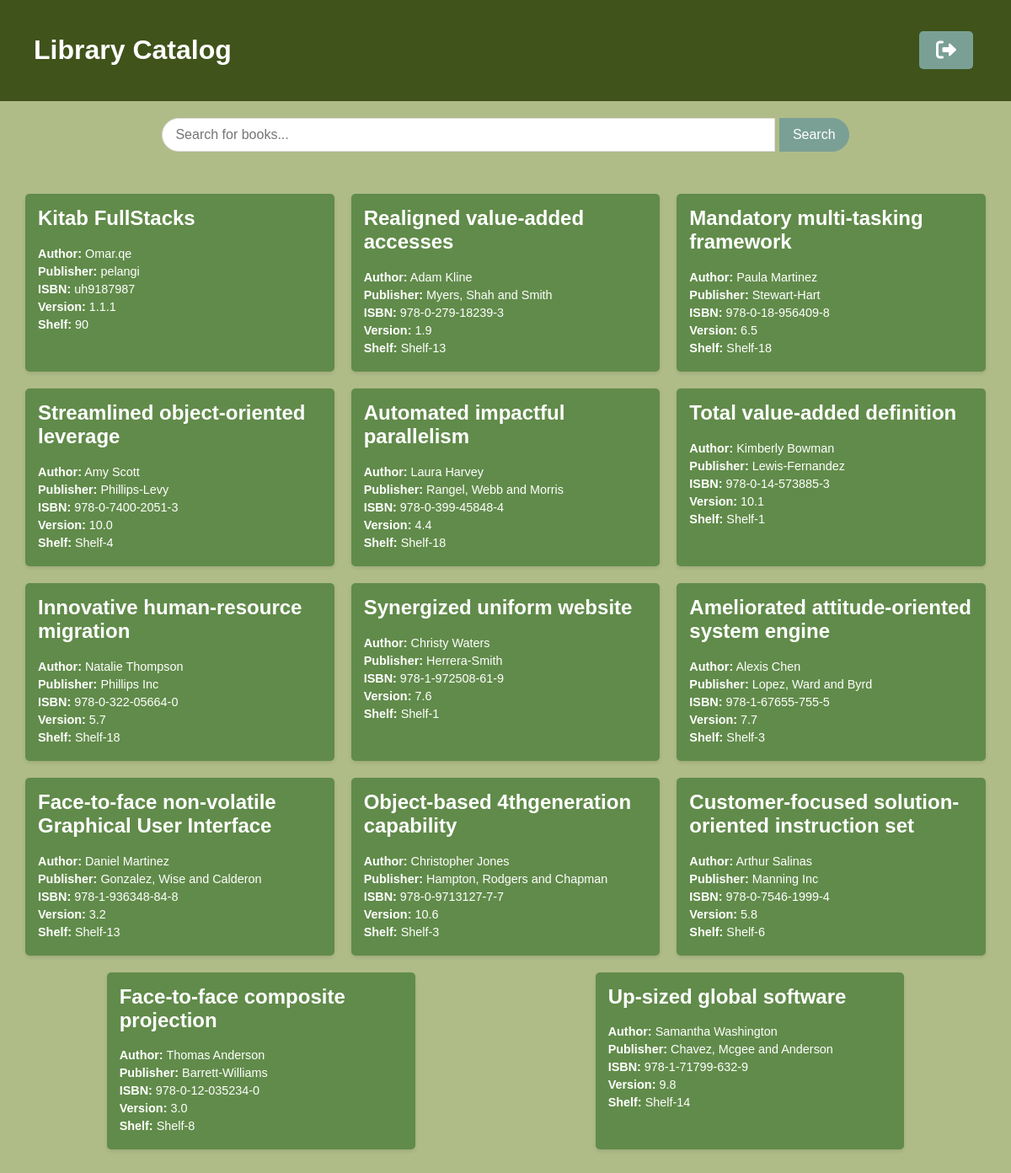
Screenshot of /view_books (signed in) with the database file from the repository.
### models.py (models this page shows)
class Book(db.Model):
    id = db.Column(db.Integer, primary_key=True)
    entry_number = db.Column(db.String(50), unique=True, nullable=False)
    title = db.Column(db.String(150), nullable=False)
    author = db.Column(db.String(100), nullable=False)
    publisher = db.Column(db.String(100), nullable=False)
    isbn = db.Column(db.String(13), unique=True, nullable=False)
    version = db.Column(db.String(50), nullable=False)
    shelf = db.Column(db.String(50), nullable=False)

### app.py (the view)
@app.route('/view_books')
def view_books():
    if not session.get('logged_in') or session.get('role') != 'user':
        flash('You do not have permission to view this page', 'danger')
        return redirect(url_for('login'))
    books = Book.query.all()  # Fetch all books from the database
    return render_template('view.html', books=books)

### templates/view.html (shortened to what this page needs)
<!DOCTYPE html>
<html lang="en">
<head>
    <link rel="stylesheet" href="https://cdnjs.cloudflare.com/ajax/libs/font-awesome/6.0.0-beta3/css/all.min.css">
</head>
<body>
    <div class="header">
        <h1>Library Catalog</h1>
        <a class="logout-btn" href="{{ url_for('logout') }}">
            <i class="fas fa-sign-out-alt"></i>
        </a>
    </div>
    <div class="search-container">
        <form method="POST" action="{{ url_for('search') }}">
            <input type="text" name="query" class="search-input" placeholder="Search for books...">
            <button type="submit" class="search-button">Search</button>
        </form>
    </div>
    <div class="container">
        {% for book in books %}
            <div class="card">
                <h2>{{ book.title }}</h2>
                <p><strong>Author:</strong> {{ book.author }}</p>
                <p><strong>Publisher:</strong> {{ book.publisher }}</p>
                <p><strong>ISBN:</strong> {{ book.isbn }}</p>
                <p><strong>Version:</strong> {{ book.version }}</p>
                <p><strong>Shelf:</strong> {{ book.shelf }}</p>
            </div>
        {% else %}
            <p>No books found.</p>
        {% endfor %}
    </div>
</body>
</html>

### templates/view.html (style rules this page uses)
body { font-family: 'Arial', sans-serif; margin: 0; padding: 0; background-color: #AFBC88; }
.header { padding: 20px 40px 20px 40px; background-color: #40531B; color: #ffffff; text-align: center; display: flex; justify-content: space-between; align-items: center; }
.container { padding: 20px; display: flex; flex-wrap: wrap; justify-content: space-around; }
.card { background: #618b4a; margin: 10px; box-shadow: 0 2px 4px rgba(0, 0, 0, 0.1); width: calc(33.333% - 20px); padding: 15px; box-sizing: border-box; border-radius: 5px; transition: transform 0.3s ease; }
.card h2 { margin-top: 0; color: #ffffff; }
.card p { color: #ffffff; font-size: 0.9em; margin: 5px 0; }
.logout-btn { padding: 10px 20px; background-color: #7aa095; color: white; text-decoration: none; border-radius: 5px; font-weight: bold; transition: background-color 0.3s; }
.search-container { margin: 20px; text-align: center; }
.search-input { padding: 10px 15px; font-size: 16px; border: 1px solid #ddd; border-radius: 20px 0 0 20px; outline: none; width: 60%; }
.search-button { padding: 10px 15px; font-size: 16px; border: 1px solid #7aa095; background-color: #7aa095; color: white; border-radius: 0 20px 20px 0; cursor: pointer; outline: none; transition: background-color 0.3s ease; }
.logout-btn { margin-right: 5px; text-decoration: none; color: inherit; }
.logout-btn i { font-size: 1.5em; }

### rows the page displays
Book: title "Kitab FullStacks", author "Omar.qe", publisher "pelangi", isbn "uh9187987", version "1.1.1", shelf "90"
Book: title "Realigned value-added accesses", author "Adam Kline", publisher "Myers, Shah and Smith", isbn "978-0-279-18239-3", version "1.9", shelf "Shelf-13"
Book: title "Mandatory multi-tasking framework", author "Paula Martinez", publisher "Stewart-Hart", isbn "978-0-18-956409-8", version "6.5", shelf "Shelf-18"
Book: title "Streamlined object-oriented leverage", author "Amy Scott", publisher "Phillips-Levy", isbn "978-0-7400-2051-3", version "10.0", shelf "Shelf-4"
Book: title "Automated impactful parallelism", author "Laura Harvey", publisher "Rangel, Webb and Morris", isbn "978-0-399-45848-4", version "4.4", shelf "Shelf-18"
Book: title "Total value-added definition", author "Kimberly Bowman", publisher "Lewis-Fernandez", isbn "978-0-14-573885-3", version "10.1", shelf "Shelf-1"
Book: title "Innovative human-resource migration", author "Natalie Thompson", publisher "Phillips Inc", isbn "978-0-322-05664-0", version "5.7", shelf "Shelf-18"
Book: title "Synergized uniform website", author "Christy Waters", publisher "Herrera-Smith", isbn "978-1-972508-61-9", version "7.6", shelf "Shelf-1"
Book: title "Ameliorated attitude-oriented system engine", author "Alexis Chen", publisher "Lopez, Ward and Byrd", isbn "978-1-67655-755-5", version "7.7", shelf "Shelf-3"
Book: title "Face-to-face non-volatile Graphical User Interface", author "Daniel Martinez", publisher "Gonzalez, Wise and Calderon", isbn "978-1-936348-84-8", version "3.2", shelf "Shelf-13"
Book: title "Object-based 4thgeneration capability", author "Christopher Jones", publisher "Hampton, Rodgers and Chapman", isbn "978-0-9713127-7-7", version "10.6", shelf "Shelf-3"
Book: title "Customer-focused solution-oriented instruction set", author "Arthur Salinas", publisher "Manning Inc", isbn "978-0-7546-1999-4", version "5.8", shelf "Shelf-6"
Book: title "Face-to-face composite projection", author "Thomas Anderson", publisher "Barrett-Williams", isbn "978-0-12-035234-0", version "3.0", shelf "Shelf-8"
Book: title "Up-sized global software", author "Samantha Washington", publisher "Chavez, Mcgee and Anderson", isbn "978-1-71799-632-9", version "9.8", shelf "Shelf-14"
